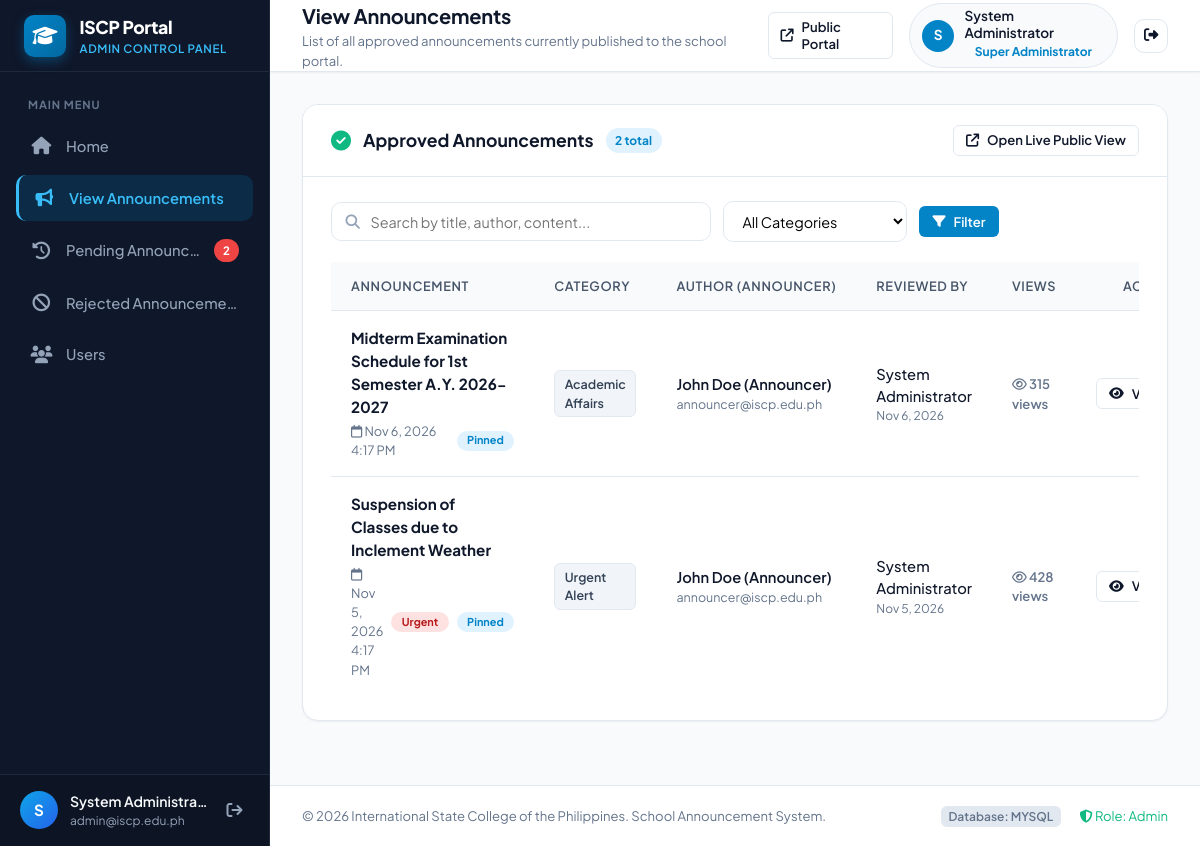
Page /admin/view_announcements.php (signed in) on the committed database.
### tables this page shows
CREATE TABLE IF NOT EXISTS `announcements` (
    `id` INT AUTO_INCREMENT PRIMARY KEY,
    `title` VARCHAR(255) NOT NULL,
    `slug` VARCHAR(255) DEFAULT NULL,
    `summary` VARCHAR(350) DEFAULT NULL,
    `content` TEXT NOT NULL,
    `category` VARCHAR(100) NOT NULL,
    `category_id` INT DEFAULT NULL,
    `image_path` VARCHAR(255) DEFAULT NULL,
    `created_by` INT NOT NULL,
    `author_name` VARCHAR(100) DEFAULT NULL,
    `status` ENUM('pending', 'approved', 'rejected') NOT NULL DEFAULT 'pending',
    `rejection_reason` TEXT DEFAULT NULL,
    `reviewed_by` INT DEFAULT NULL,
    `reviewed_at` DATETIME DEFAULT NULL,
    `target_audience` ENUM('All', 'Students', 'Faculty', 'Parents') DEFAULT 'All',
    `is_urgent` TINYINT(1) DEFAULT 0,
    `is_pinned` TINYINT(1) DEFAULT 0,
    `views_count` INT DEFAULT 0,
    `created_at` TIMESTAMP DEFAULT CURRENT_TIMESTAMP,
    `updated_at` TIMESTAMP DEFAULT CURRENT_TIMESTAMP ON UPDATE CURRENT_TIMESTAMP,
    CONSTRAINT `fk_announcements_created_by` FOREIGN KEY (`created_by`) REFERENCES `users`(`id`) ON DELETE CASCADE,
    CONSTRAINT `fk_announcements_reviewed_by` FOREIGN KEY (`reviewed_by`) REFERENCES `users`(`id`) ON DELETE SET NULL,
    CONSTRAINT `fk_announcements_category` FOREIGN KEY (`category_id`) REFERENCES `categories`(`id`) ON DELETE SET NULL
);

CREATE TABLE IF NOT EXISTS `users` (
    `id` INT AUTO_INCREMENT PRIMARY KEY,
    `name` VARCHAR(100) NOT NULL,
    `email` VARCHAR(150) NOT NULL UNIQUE,
    `password_hash` VARCHAR(255) NOT NULL,
    `role` VARCHAR(50) NOT NULL DEFAULT 'college_admin',
    `assigned_college` VARCHAR(150) DEFAULT NULL,
    `status` ENUM('active', 'inactive') NOT NULL DEFAULT 'active',
    `created_at` TIMESTAMP DEFAULT CURRENT_TIMESTAMP
);

### admin/includes/auth.php (called while the page is built, shortened)
<?php
function h(?string $string): string {
    return htmlspecialchars((string)($string ?? ''), ENT_QUOTES, 'UTF-8');
}
function time_ago(?string $datetime): string {
    $timestamp = strtotime($datetime);
    $diff = time() - $timestamp;
    return date('M j, Y', $timestamp);
}
function format_datetime(?string $datetime): string {
    $timestamp = strtotime($datetime);
    return $timestamp ? date('M j, Y g:i A', $timestamp) : 'N/A';
}
    ?>

### admin/view_announcements.php (the view, shortened to what this page needs)
<?php
require_once __DIR__ . '/includes/auth.php';
$pdo = get_db();
$search = trim($_GET['q'] ?? '');
$filter_category = trim($_GET['cat'] ?? '');
$page = max(1, (int)($_GET['page'] ?? 1));
$per_page = 8;
$offset = ($page - 1) * $per_page;
$announcements = [];
$total_count = 0;
if ($pdo) {
    try {
        $where = ["a.status = 'approved'"];
        $params = [];
        $whereClause = implode(' AND ', $where);
        $countSql = "
            SELECT COUNT(*)
            FROM announcements a
            LEFT JOIN users u ON a.created_by = u.id
            WHERE {$whereClause}
        ";
        $countStmt = $pdo->prepare($countSql);
        $countStmt->execute($params);
        $total_count = (int)$countStmt->fetchColumn();
        $fetchSql = "
            SELECT a.*,
                   u.name AS author_name, u.email AS author_email,
                   rev.name AS reviewer_name
            FROM announcements a
            LEFT JOIN users u ON a.created_by = u.id
            LEFT JOIN users rev ON a.reviewed_by = rev.id
            WHERE {$whereClause}
            ORDER BY a.is_pinned DESC, a.created_at DESC
            LIMIT ? OFFSET ?
        ";
        $fetchParams = array_merge($params, [$per_page, $offset]);
        $fetchStmt = $pdo->prepare($fetchSql);
        $fetchStmt->execute($fetchParams);
        $announcements = $fetchStmt->fetchAll();
    } catch (PDOException $e) {
        set_flash('danger', 'Error retrieving announcements: ' . $e->getMessage());
    }
}
require_once __DIR__ . '/includes/header.php';
?>
<div class="content-card">
    <div class="card-header">
        <div class="card-header-left">
            <i class="fa-solid fa-circle-check" style="color: var(--success); font-size: 1.25rem;"></i>
            <h2 class="card-title">Approved Announcements</h2>
            <span class="card-count-badge"><?= $total_count ?> total</span>
        </div>
        <div class="card-header-right">
            <a href="../index.php" target="_blank" class="btn btn-outline btn-sm">
                <i class="fa-solid fa-arrow-up-right-from-square"></i> Open Live Public View
            </a>
        </div>
    </div>
    <div class="card-body">
        <form method="GET" action="view_announcements.php" class="toolbar-bar">
            <div class="toolbar-filters">
                <div class="search-input-group">
                    <i class="fa-solid fa-magnifying-glass"></i>
                    <input type="text" name="q" class="form-control-search" placeholder="Search by title, author, content..." value="<?= h($search) ?>">
                </div>
                <select name="cat" class="form-select-filter" onchange="this.form.submit()">
                    <option value="">All Categories</option>
                </select>
                <button type="submit" class="btn btn-primary btn-sm">
                    <i class="fa-solid fa-filter"></i> Filter
                </button>
            </div>
        </form>
        <?php if (empty($announcements)): ?>
            <div class="empty-state">
                <div class="empty-state-icon">
                    <i class="fa-solid fa-file-magnifying-glass"></i>
                </div>
                <h3 class="empty-state-title">No approved announcements found</h3>
                <p class="empty-state-desc">
                    <?= (!empty($search) || !empty($filter_category)) ? 'No results matched your search or category filter. Try clearing the filters.' : 'There are currently no approved announcements.' ?>
                </p>
                <?php if (!empty($search) || !empty($filter_category)): ?>
                    <div style="margin-top: 1rem;">
                        <a href="view_announcements.php" class="btn btn-outline btn-sm">Clear All Filters</a>
                    </div>
                <?php endif; ?>
            </div>
        <?php else: ?>
            <div class="table-responsive">
                <table class="admin-table" id="approvedAnnouncementsTable">
                    <thead>
                        <tr>
                            <th>Announcement</th>
                            <th>Category</th>
                            <th>Author (Announcer)</th>
                            <th>Reviewed By</th>
                            <th>Views</th>
                            <th style="text-align: right;">Action</th>
                        </tr>
                    </thead>
                    <tbody>
                        <?php foreach ($announcements as $ann): ?>
                            <tr>
                                <td>
                                    <div style="font-weight: 700; color: var(--text-main); font-size: 0.95rem;">
                                        <?= h($ann['title']) ?>
                                    </div>
                                    <div style="font-size: 0.8rem; color: var(--text-muted); margin-top: 0.2rem; display: flex; gap: 0.5rem; align-items: center;">
                                        <span><i class="fa-regular fa-calendar"></i> <?= h(format_datetime($ann['created_at'])) ?></span>
                                        <?php if (!empty($ann['is_urgent'])): ?>
                                            <span class="badge" style="background: #fee2e2; color: #b91c1c; font-size: 0.68rem;">Urgent</span>
                                        <?php endif; ?>
                                        <?php if (!empty($ann['is_pinned'])): ?>
                                            <span class="badge" style="background: #e0f2fe; color: #0284c7; font-size: 0.68rem;">Pinned</span>
                                        <?php endif; ?>
                                    </div>
                                </td>
                                <td>
                                    <span class="category-pill"><?= h($ann['category'] ?? 'General') ?></span>
                                </td>
                                <td>
                                    <div style="font-weight: 600;"><?= h($ann['author_name'] ?? 'Announcer') ?></div>
                                    <div style="font-size: 0.78rem; color: var(--text-muted);"><?= h($ann['author_email'] ?? '') ?></div>
                                </td>
                                <td>
                                    <div style="font-weight: 500; color: #0f172a;">
                                        <?= h($ann['reviewer_name'] ?? 'Administrator') ?>
                                    </div>
                                    <div style="font-size: 0.75rem; color: var(--text-muted);">
                                        <?= !empty($ann['reviewed_at']) ? h(time_ago($ann['reviewed_at'])) : 'Auto-Approved' ?>
                                    </div>
                                </td>
                                <td>
                                    <div style="font-size: 0.82rem; color: var(--text-muted); font-weight: 600;">
                                        <i class="fa-regular fa-eye"></i> <?= number_format($ann['views_count'] ?? 0) ?> views
                                    </div>
                                </td>
                                <td style="text-align: right;">
                                    <button type="button" class="btn btn-outline btn-sm" onclick="viewAnnouncementModal(<?= h(json_encode($ann)) ?>)">
                                        <i class="fa-solid fa-eye"></i> View
                                    </button>
                                </td>
                            </tr>
                        <?php endforeach; ?>
                    </tbody>
                </table>
            </div>
        <?php endif; ?>
    </div>
</div>
<?php require_once __DIR__ . '/includes/footer.php'; ?>

### rows in the picture
announcements: title "Midterm Examination Schedule for 1st Semester A.Y. 2026-2027", created_at "Nov 6, 2026 4:17 PM", is_pinned "Pinned", category "Academic Affairs", created_by.name "John Doe (Announcer)", created_by.email "announcer@iscp.edu.ph", reviewed_by.name "System Administrator", reviewed_at "Nov 6, 2026", views_count "315"
announcements: title "Suspension of Classes due to Inclement Weather", created_at "Nov 5, 2026 4:17 PM", is_urgent "Urgent", is_pinned "Pinned", category "Urgent Alert", created_by.name "John Doe (Announcer)", created_by.email "announcer@iscp.edu.ph", reviewed_by.name "System Administrator", reviewed_at "Nov 5, 2026", views_count "428"

### other values in the picture
$pendingCount "2"
substr($currentUser['name'] ?? 'A', 0, 1) "S"
$currentUser['name'] "System Administra…"
$currentUser['email'] "admin@iscp.edu.ph"
$page_title "View Announcements"
$page_subtitle "List of all approved announcements currently published to the school portal."
$currentUser['name'] "System Administrator"
format_role_label($currentUser['role']) "Super Administrator"
$total_count "2"
get_db_driver() "MYSQL"
